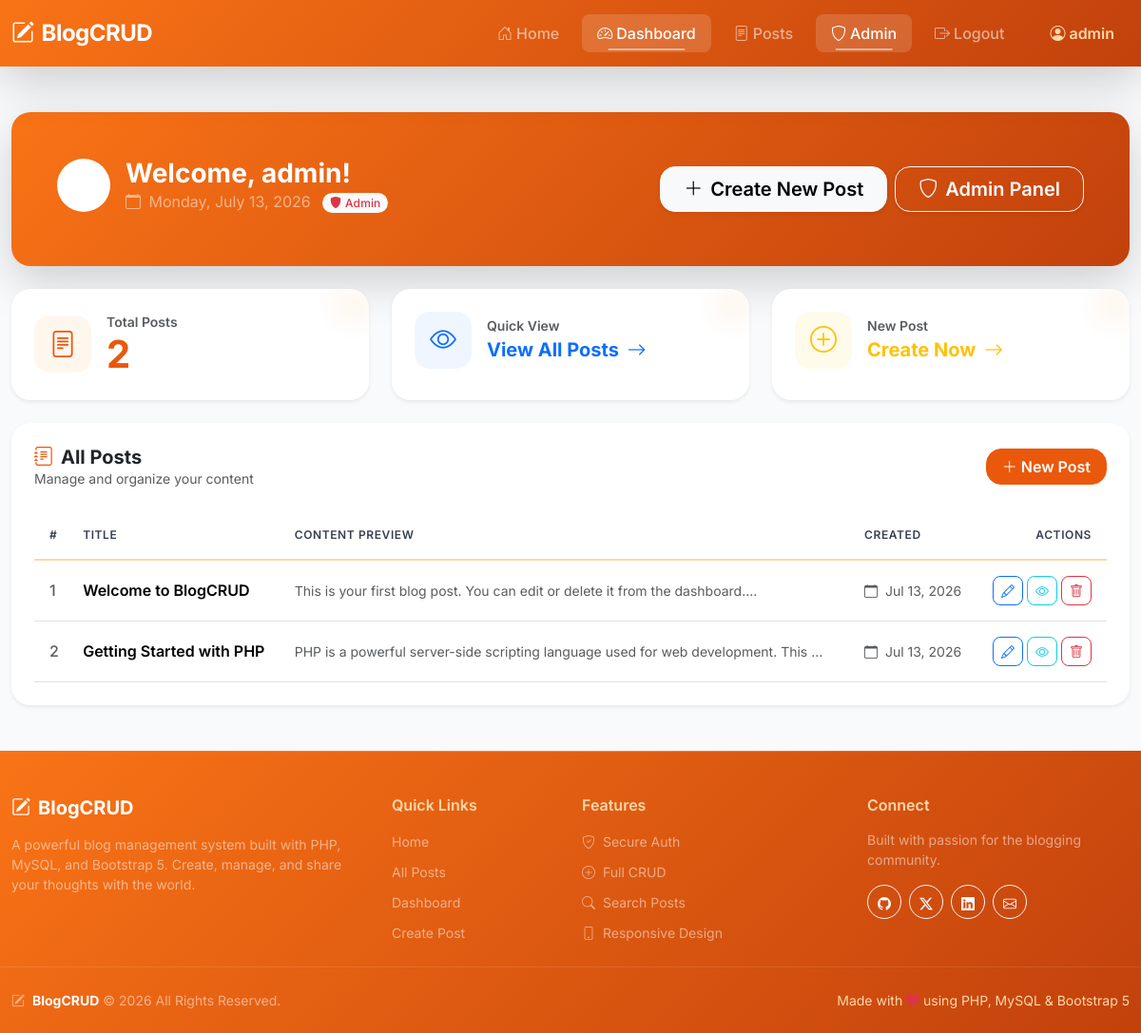
/dashboard.php (signed in), run on the app's committed database.
### tables this page shows
CREATE TABLE IF NOT EXISTS `posts` (
    `id` INT AUTO_INCREMENT PRIMARY KEY,
    `title` VARCHAR(255) NOT NULL,
    `content` TEXT NOT NULL,
    `user_id` INT NOT NULL,
    `created_at` TIMESTAMP DEFAULT CURRENT_TIMESTAMP,
    FOREIGN KEY (`user_id`) REFERENCES `users`(`id`) ON DELETE CASCADE
);

### dashboard.php (the view, shortened to what this page needs)
<?php
require_once 'config/db.php';
$isAdmin = ($_SESSION['role'] ?? '') === 'admin';
if ($isAdmin) {
    $stmt = $pdo->query("SELECT COUNT(*) as total FROM posts");
    $totalPosts = (int)$stmt->fetch()['total'];
    $stmt = $pdo->query("SELECT * FROM posts ORDER BY created_at DESC");
    $userPosts = $stmt->fetchAll();
}
include 'includes/header.php';
include 'includes/navbar.php';
?>
<div class="container py-5">
    <div class="row mb-4">
        <div class="col-12">
            <div class="card bg-sunset-gradient-animated border-0 rounded-5 shadow-lg overflow-hidden">
                <div class="card-body p-4 p-lg-5 d-flex flex-column flex-md-row justify-content-between align-items-md-center">
                    <div class="mb-3 mb-md-0">
                        <div class="d-flex align-items-center gap-3 mb-2">
                            <div class="rounded-circle bg-white bg-opacity-20 d-flex align-items-center justify-content-center animate-float"
                                 style="width: 56px; height: 56px; background: rgba(255,255,255,0.15);">
                                <i class="bi bi-person-circle text-white fs-3"></i>
                            </div>
                            <div>
                                <h3 class="text-white fw-bold mb-0">
                                    Welcome, <?php echo htmlspecialchars($_SESSION['username']); ?>!
                                </h3>
                                <p class="text-white-50 mb-0">
                                    <i class="bi bi-calendar me-1"></i>
                                    <?php echo date('l, F j, Y'); ?>
                                    <?php if ($isAdmin): ?>
                                        <span class="badge bg-light text-danger ms-2 rounded-pill">
                                            <i class="bi bi-shield-fill me-1"></i>Admin
                                        </span>
                                    <?php endif; ?>
                                </p>
                            </div>
                        </div>
                    </div>
                    <div class="d-flex gap-2">
                        <a href="/posts/create.php" class="btn btn-light btn-lg rounded-4 fw-semibold px-4 shadow-sm hover-lift">
                            <i class="bi bi-plus-lg me-2"></i>Create New Post
                        </a>
                        <?php if ($isAdmin): ?>
                            <a href="/admin/dashboard.php" class="btn btn-outline-light btn-lg rounded-4 fw-semibold px-4 shadow-sm hover-lift">
                                <i class="bi bi-shield me-2"></i>Admin Panel
                            </a>
                        <?php endif; ?>
                    </div>
                </div>
            </div>
        </div>
    </div>
    <div class="row g-4 mb-4">
        <div class="col-md-4 stagger-1 animate-fade-in-up">
            <div class="card stat-card border-0 shadow-sm rounded-5 h-100">
                <div class="card-body p-4">
                    <div class="d-flex align-items-center">
                        <div class="stat-icon bg-sunset-soft rounded-4 p-3 me-3">
                            <i class="bi bi-file-text text-sunset fs-3"></i>
                        </div>
                        <div>
                            <p class="text-muted small mb-0 fw-semibold"><?php echo $isAdmin ? 'Total Posts' : 'Your Posts'; ?></p>
                            <h3 class="fw-bold mb-0 text-sunset display-6"><?php echo $totalPosts; ?></h3>
                        </div>
                    </div>
                </div>
            </div>
        </div>
        <div class="col-md-4 stagger-2 animate-fade-in-up">
            <div class="card stat-card border-0 shadow-sm rounded-5 h-100">
                <div class="card-body p-4">
                    <div class="d-flex align-items-center">
                        <div class="stat-icon bg-primary-soft rounded-4 p-3 me-3">
                            <i class="bi bi-eye text-primary fs-3"></i>
                        </div>
                        <div>
                            <p class="text-muted small mb-0 fw-semibold">Quick View</p>
                            <a href="/posts/view.php" class="fw-bold text-decoration-none text-primary fs-5 hover-lift d-inline-block">
                                View All Posts <i class="bi bi-arrow-right ms-1"></i>
                            </a>
                        </div>
                    </div>
                </div>
            </div>
        </div>
        <div class="col-md-4 stagger-3 animate-fade-in-up">
            <div class="card stat-card border-0 shadow-sm rounded-5 h-100">
                <div class="card-body p-4">
                    <div class="d-flex align-items-center">
                        <div class="stat-icon bg-warning-soft rounded-4 p-3 me-3">
                            <i class="bi bi-plus-circle text-warning fs-3"></i>
                        </div>
                        <div>
                            <p class="text-muted small mb-0 fw-semibold">New Post</p>
                            <a href="/posts/create.php" class="fw-bold text-decoration-none text-warning fs-5 hover-lift d-inline-block">
                                Create Now <i class="bi bi-arrow-right ms-1"></i>
                            </a>
                        </div>
                    </div>
                </div>
            </div>
        </div>
    </div>
    <div class="card border-0 shadow-sm rounded-5 stagger-4 animate-fade-in-up">
        <div class="card-header bg-transparent border-0 p-4 pb-0">
            <div class="d-flex flex-wrap justify-content-between align-items-center gap-2">
                <div>
                    <h5 class="fw-bold mb-0">
                        <i class="bi bi-journal-text me-2 text-sunset"></i><?php echo $isAdmin ? 'All Posts' : 'Your Recent Posts'; ?>
                    </h5>
                    <p class="text-muted small mb-0">Manage and organize your content</p>
                </div>
                <a href="/posts/create.php" class="btn btn-sunset rounded-4 fw-semibold px-3">
                    <i class="bi bi-plus-lg me-1"></i>New Post
                </a>
            </div>
        </div>
        <div class="card-body p-4">
            <?php if (count($userPosts) > 0): ?>
                <div class="table-responsive d-none d-md-block">
                    <table class="table table-hover align-middle mb-0">
                        <thead class="bg-light rounded-4">
                            <tr>
                                <th class="fw-semibold ps-3 rounded-start-4">#</th>
                                <th class="fw-semibold">Title</th>
                                <th class="fw-semibold">Content Preview</th>
                                <th class="fw-semibold">Created</th>
                                <th class="fw-semibold text-end pe-3 rounded-end-4">Actions</th>
                            </tr>
                        </thead>
                        <tbody>
                            <?php foreach ($userPosts as $index => $post): ?>
                                <tr class="border-bottom">
                                    <td class="ps-3 fw-medium text-muted"><?php echo $index + 1; ?></td>
                                    <td class="fw-semibold"><?php echo htmlspecialchars($post['title']); ?></td>
                                    <td>
                                        <span class="text-muted small">
                                            <?php echo htmlspecialchars(substr($post['content'], 0, 80)); ?>...
                                        </span>
                                    </td>
                                    <td class="text-muted small">
                                        <i class="bi bi-calendar me-1"></i>
                                        <?php echo date('M d, Y', strtotime($post['created_at'])); ?>
                                    </td>
                                    <td class="text-end pe-3">
                                        <div class="d-flex gap-1 justify-content-end">
                                            <a href="/posts/edit.php?id=<?php echo (int)$post['id']; ?>"
                                               class="btn btn-sm btn-outline-primary rounded-3 hover-lift" title="Edit Post">
                                                <i class="bi bi-pencil"></i>
                                            </a>
                                            <a href="/posts/view.php?id=<?php echo (int)$post['id']; ?>"
                                               class="btn btn-sm btn-outline-info rounded-3 hover-lift" title="View Post">
                                                <i class="bi bi-eye"></i>
                                            </a>
                                            <button type="button" class="btn btn-sm btn-outline-danger rounded-3 hover-lift"
                                                    title="Delete Post"
                                                    onclick="confirmDelete(<?php echo (int)$post['id']; ?>, '<?php echo htmlspecialchars(addslashes($post['title'])); ?>')">
                                                <i class="bi bi-trash"></i>
                                            </button>
                                        </div>
                                    </td>
                                </tr>
                            <?php endforeach; ?>
                        </tbody>
                    </table>
                </div>
            <?php endif; ?>
        </div>
    </div>
</div>
<?php include 'includes/footer.php'; ?>

### assets/css/style.css (style rules this page uses)
:root { --orange-50: #fff7ed; --orange-100: #ffedd5; --orange-200: #fed7aa; --orange-300: #fdba74; --orange-400: #fb923c; --orange-500: #f97316; --orange-600: #ea580c; --orange-700: #c2410c; --orange-800: #9a3412; --orange-900: #7c2d12; --amber-50: #fffbeb; --amber-100: #fef3c7; --amber-200: #fde68a; --amber-300: #fcd34d; --amber-400: #fbbf24; --amber-500: #f59e0b; --amber-600: #d97706; --gray-50: #f9fafb; --gray-100: #f3f4f6; --gray-200: #e5e7eb; --gray-300: #d1d5db; --gray-400: #9ca3af; --gray-500: #6b7280; --gray-600: #4b5563; --gray-700: #374151; --gray-800: #1f2937; --gray-900: #111827; --transition-fast: all 0.2s ease; --transition-base: all 0.3s ease; --transition-slow: all 0.5s ease; --shadow-xs: 0 1px 2px rgba(0, 0, 0, 0.05); --shadow-sm: 0 1px 3px rgba(0, 0, 0, 0.06), 0 1px 2px rgba(0, 0, 0, 0.04); --shadow-md: 0 4px 6px -1px rgba(0, 0, 0, 0.07), 0 2px 4px -1px rgba(0, 0, 0, 0.04); --shadow-lg: 0 10px 15px -3px rgba(0, 0, 0, 0.08), 0 4px 6px -2px rgba(0, 0, 0, 0.04); --shadow-xl: 0 20px 25px -5px rgba(0, 0, 0, 0.08), 0 10px 10px -5px rgba(0, 0, 0, 0.03); --shadow-2xl: 0 25px 50px -12px rgba(0, 0, 0, 0.15); --shadow-sunset: 0 4px 14px rgba(249, 115, 22, 0.35); --shadow-sunset-lg: 0 8px 25px rgba(249, 115, 22, 0.4); --radius-sm: 0.375rem; --radius-md: 0.5rem; --radius-lg: 0.75rem; --radius-xl: 1rem; --radius-2xl: 1.25rem; --radius-full: 9999px; }
* { margin: 0; padding: 0; box-sizing: border-box; }
html { scroll-behavior: smooth; }
body { font-family: 'Inter', system-ui, -apple-system, 'Segoe UI', Roboto, 'Helvetica Neue', Arial, sans-serif; background-color: var(--gray-50); color: var(--gray-800); min-height: 100vh; display: flex; flex-direction: column; -webkit-font-smoothing: antialiased; -moz-osx-font-smoothing: grayscale; }
.container { max-width: 1200px; }
.animate-fade-in-up { animation: fadeInUp 0.6s ease-out forwards; }
.animate-float { animation: float 3s ease-in-out infinite; }
.stagger-1 { animation-delay: 0.1s; }
.stagger-2 { animation-delay: 0.2s; }
.stagger-3 { animation-delay: 0.3s; }
.stagger-4 { animation-delay: 0.4s; }
.bg-sunset-soft { background-color: var(--orange-50) !important; }
.bg-sunset-gradient-animated { background: linear-gradient(135deg, var(--orange-500), var(--orange-700), var(--orange-600), #d97706); background-size: 300% 300%; animation: gradient-shift 10s ease infinite; }
.text-sunset { color: var(--orange-600) !important; }
.btn-sunset { background-color: var(--orange-600); border-color: var(--orange-600); color: #ffffff; position: relative; overflow: hidden; transition: var(--transition-base); z-index: 1; }
.btn-sunset::before { content: ''; position: absolute; top: 0; left: -100%; width: 100%; height: 100%; background: linear-gradient(90deg, transparent, rgba(255, 255, 255, 0.15), transparent); transition: left 0.5s ease; z-index: -1; }
.card { transition: var(--transition-base); animation: fadeInUp 0.5s ease-out; }
.stat-card { transition: var(--transition-base); position: relative; overflow: hidden; }
.stat-card::after { content: ''; position: absolute; top: 0; right: 0; width: 80px; height: 80px; border-radius: 50%; background: radial-gradient(circle, rgba(249, 115, 22, 0.06), transparent 70%); transform: translate(30%, -30%); pointer-events: none; }
.stat-icon { width: 60px; height: 60px; display: flex; align-items: center; justify-content: center; transition: var(--transition-base); }
.table { margin-bottom: 0; }
.table > :not(caption) > * > * { padding: 1rem 0.75rem; vertical-align: middle; }
.table > thead { border-bottom: 2px solid var(--orange-200); }
.table > thead th { font-weight: 600; color: var(--gray-700); text-transform: uppercase; font-size: 0.75rem; letter-spacing: 0.05em; }
.table > tbody > tr { transition: var(--transition-base); border-bottom: 1px solid var(--gray-100); }
.table > tbody > tr:last-child { border-bottom: none; }
.badge { font-weight: 500; font-size: 0.75rem; letter-spacing: 0.01em; }
.bg-primary-soft { background-color: #eff6ff !important; }
.bg-warning-soft { background-color: #fffbeb !important; }
.rounded-3 { border-radius: var(--radius-md) !important; }
.rounded-4 { border-radius: var(--radius-xl) !important; }
.rounded-5 { border-radius: var(--radius-2xl) !important; }
.hover-lift { transition: var(--transition-base); }

### data on the page
posts: title "Welcome to BlogCRUD", content "This is your first blog post. You can edit or delete it from the dashboard.", created_at "Jul 13, 2026"
posts: title "Getting Started with PHP", content "PHP is a powerful server-side scripting language used for web development. This", created_at "Jul 13, 2026"

### other printed values
$_SESSION['username'] "admin"
$totalPosts "2"
